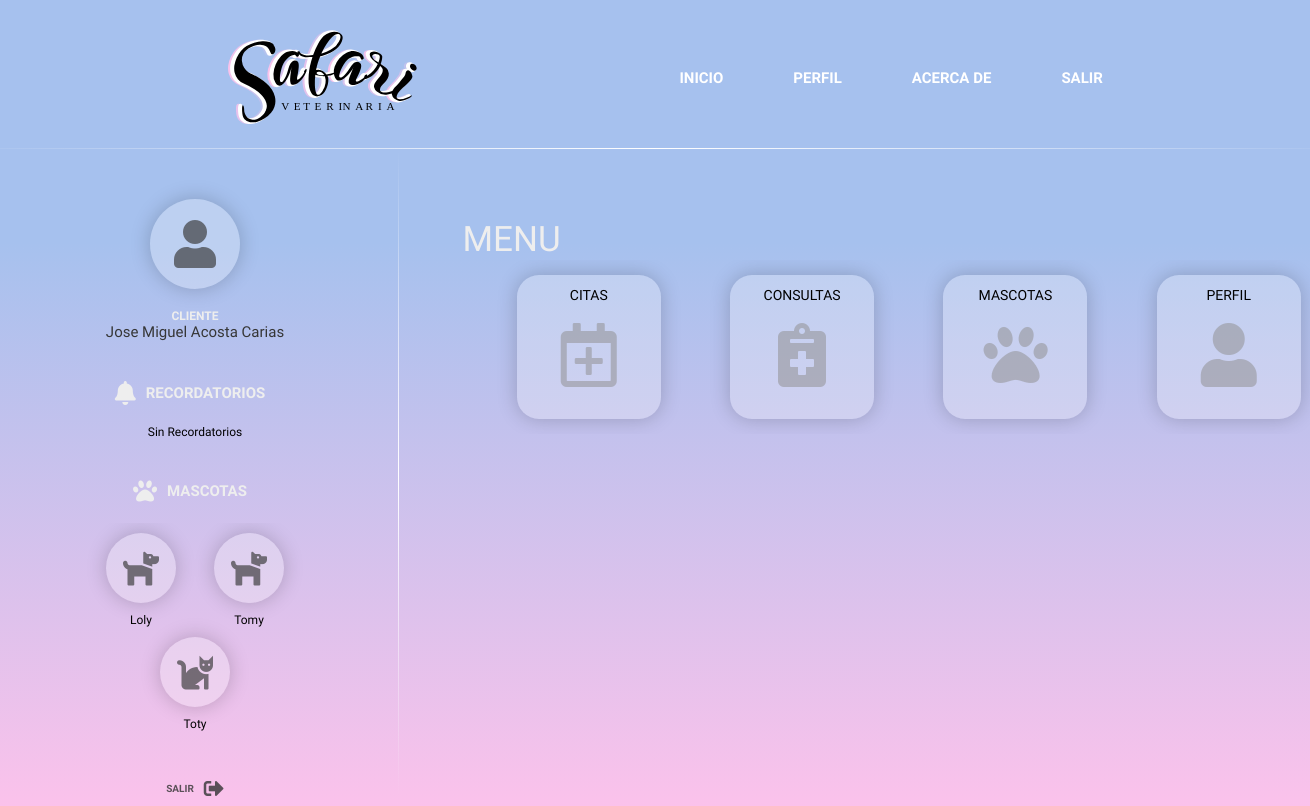
Before: /Proyecto/modules/cliente/cliente.php (signed in) with the older database file.
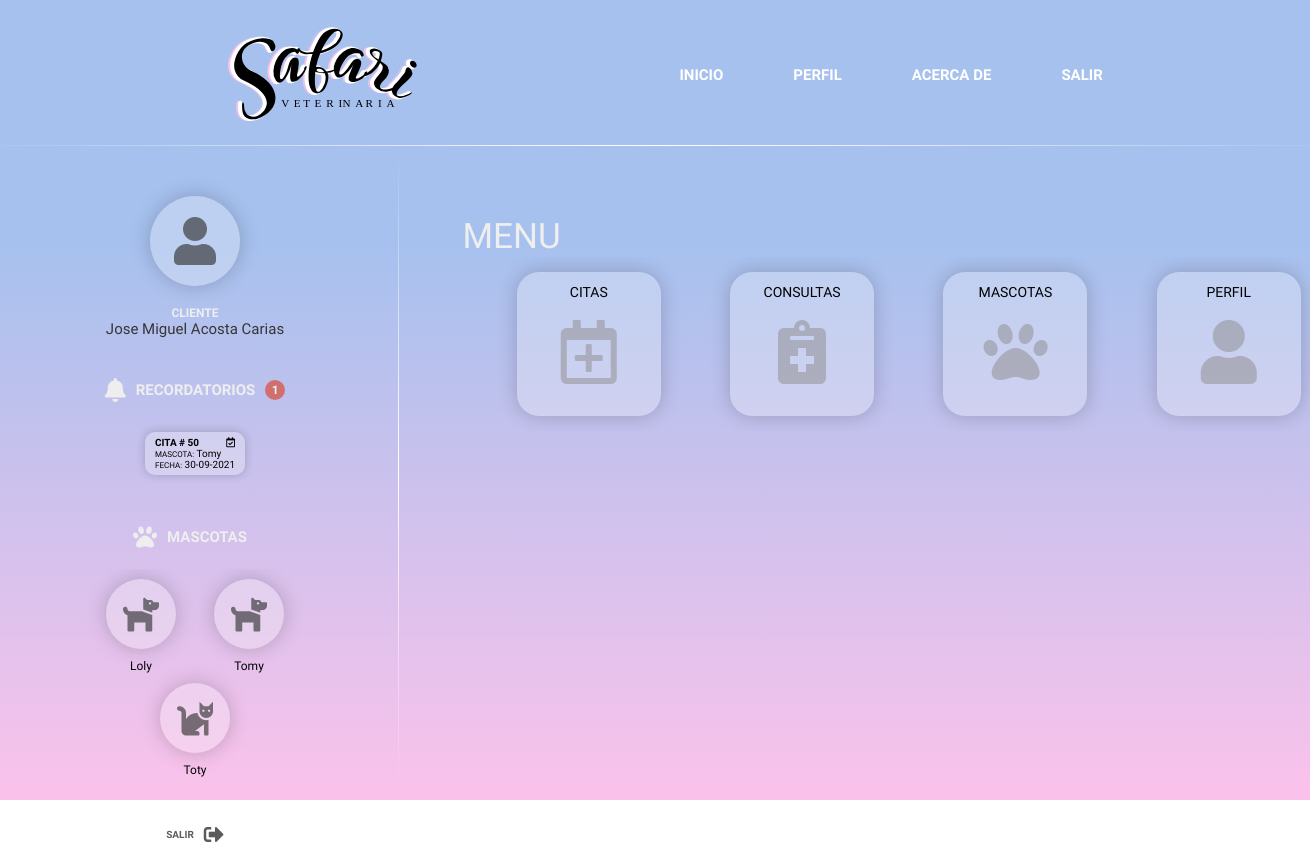
After: the same page with the newer database file.
### tables this page shows
CREATE TABLE `citas` (
  `Id_Cita` int(10) NOT NULL,
  `Id_Cliente` int(6) NOT NULL,
  `Id_Mascota` int(6) NOT NULL,
  `Id_Veterinario` int(6) NOT NULL,
  `Fecha_Cita` date NOT NULL DEFAULT current_timestamp(),
  `Hora_Cita` time NOT NULL,
  `Motivo_Cita` varchar(200) NOT NULL,
  `Id_EstadoCita` int(6) DEFAULT 1
);

CREATE TABLE `mascotas` (
  `Id_Mascota` int(6) NOT NULL,
  `Id_Cliente` int(6) NOT NULL,
  `Nombre_Mascota` varchar(15) NOT NULL,
  `Fecha_Mascota` date NOT NULL,
  `Edad_Mascota` int(2) GENERATED ALWAYS AS (year(current_timestamp()) - year(`Fecha_Mascota`)) VIRTUAL,
  `Sexo` varchar(10) NOT NULL,
  `Id_Especie` int(6) NOT NULL,
  `Id_Raza` int(6) NOT NULL,
  `Fecha_Registro` date DEFAULT current_timestamp()
);

### Proyecto/includes/cliente_user.php (the view, shortened to what this page needs)
<div class="perfil">
    <div class="user-perfil">
        <div class="circulo color-blanco-transparente">
            <i class="fas fa-user fa-4x"></i>
        </div>
        <div class="info">
            <div class="puesto">CLIENTE</div>
            <div class="nombre"><?php echo $_SESSION['nombre'] ?></div>
        </div>
    </div>
    <?php
    $idCliente = $_SESSION['idCliente'];
    $query = "SELECT COUNT(Id_Cita) AS numeroCitas FROM citas WHERE Id_Cliente = $idCliente AND Id_EstadoCita = 1";
    $resultado = mysqli_query($conn, $query);
    $row = mysqli_fetch_array($resultado);
    ?>
    <div class="tarjetas">
        <div class="tarjeta-container">
            <div class="noti">
                <i class="fas fa-bell fa-2x"></i>
                <div class="tarjeta-tittle">RECORDATORIOS</div>
                <?php if ($row['numeroCitas'] > 0) { ?>
                    <div class="noti-circulo"><?php echo $row['numeroCitas'] ?></div>
                <?php } ?>
            </div>
            <div class="tarjeta-content notificaciones">
                <?php if ($row['numeroCitas'] == 0) { ?>
                    Sin Recordatorios
                <?php } ?>
                <?php
                $query = "SELECT c.Id_Cita, c.Fecha_Cita, m.Nombre_Mascota FROM citas AS c, mascotas AS m WHERE c.Id_Cliente = $idCliente AND c.Id_EstadoCita = 1 AND c.Id_Mascota = m.Id_Mascota
                ORDER BY c.Fecha_Cita ASC";
                $resultado = mysqli_query($conn, $query);
                while ($row = mysqli_fetch_array($resultado)) { ?>
                    <div class="notificacion"><span class="negrita">CITA # <?php echo $row['Id_Cita']; ?></span>
                        <div>
                            <span class="small">MASCOTA:</span>
                            <?php echo $row['Nombre_Mascota']; ?>
                        </div>
                        <div>
                            <span class="small">FECHA:</span>
                            <?php
                            $fechaCita = $row['Fecha_Cita'];
                            $formatoFecha = date('d-m-Y', strtotime($fechaCita));
                            echo $formatoFecha;
                            ?>
                        </div>
                        <div class="iconCita">
                            <?php echo "<i class='far fa-calendar-check'></i>" ?>
                        </div>
                    </div>
                <?php } ?>
            </div>
        </div>
        <div class="tarjeta-container">
            <div class="noti">
                <i class="fas fa-paw fa-2x"></i>
                <div class="tarjeta-tittle">MASCOTAS</div>
            </div>
            <div class="tarjeta-content">
                <?php for ($i = 0; $i < count($_SESSION['mascotas']); $i++) { ?>
                    <div class="mascota-main">
                        <div class="mascota-info">
                            <div class="mascota-perfil color-blanco-transparente color-secundario-hover">
                                <div class="mascota-imagen">
                                    <?php
                                    switch ($_SESSION['especies'][$i]) {
                                        case '1':
                                            echo "<i class='fas fa-dog fa-3x'></i>";
                                            break;
                                        case '2':
                                            echo "<i class='fas fa-cat fa-3x'></i>";
                                            break;
                                    }
                                    ?>
                                </div>
                            </div>
                            <div class="mascota-nombre">
                                <?php echo $_SESSION['mascotas'][$i] ?>
                            </div>
                        </div>
                    </div>
                <?php } ?>
            </div>
        </div>
    </div>
    <div class="salir" onclick="location.href = '/Proyecto/modules/login.php'">
        <div class="btn-salir-texto">
            SALIR
        </div>
        <i class="fas fa-sign-out-alt fa-2x"></i>
    </div>
</div>
<div class="linea">
</div>

Changed rows visible on the page:
added citas: Id_Cita "50", Id_Mascota.Nombre_Mascota "Tomy", Fecha_Cita "30-09-2021"
Other visible differences:
$row['numeroCitas']: (not shown) → "1"
text no longer shown: "Sin Recordatorios"
